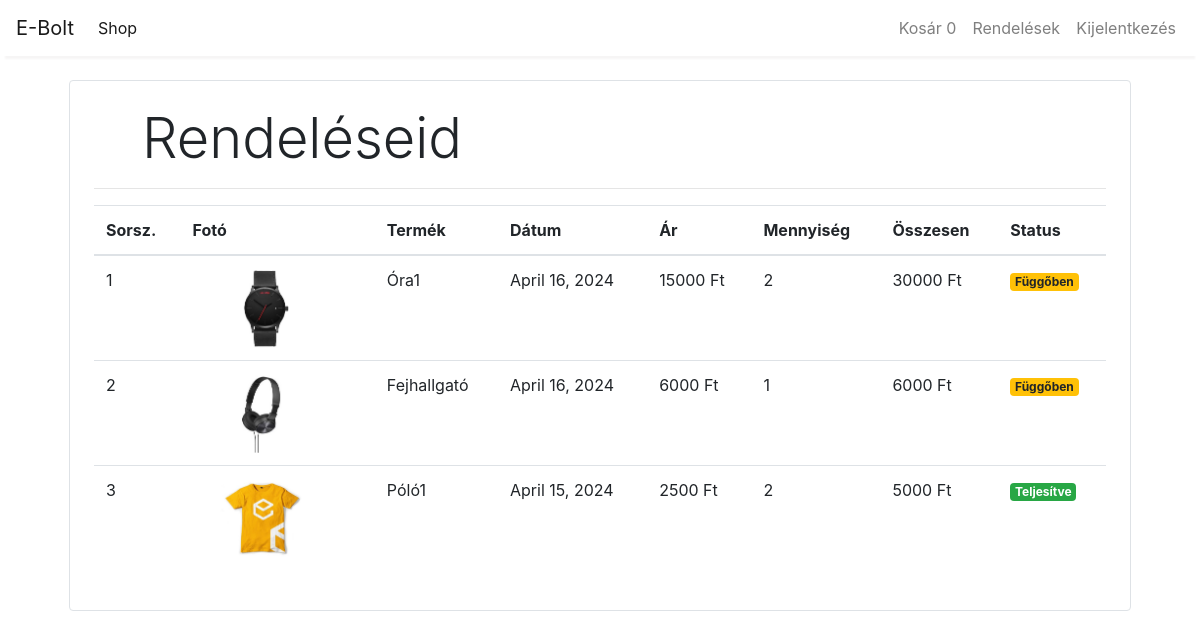
/orders (signed in), run on an earlier commit of the app's database.
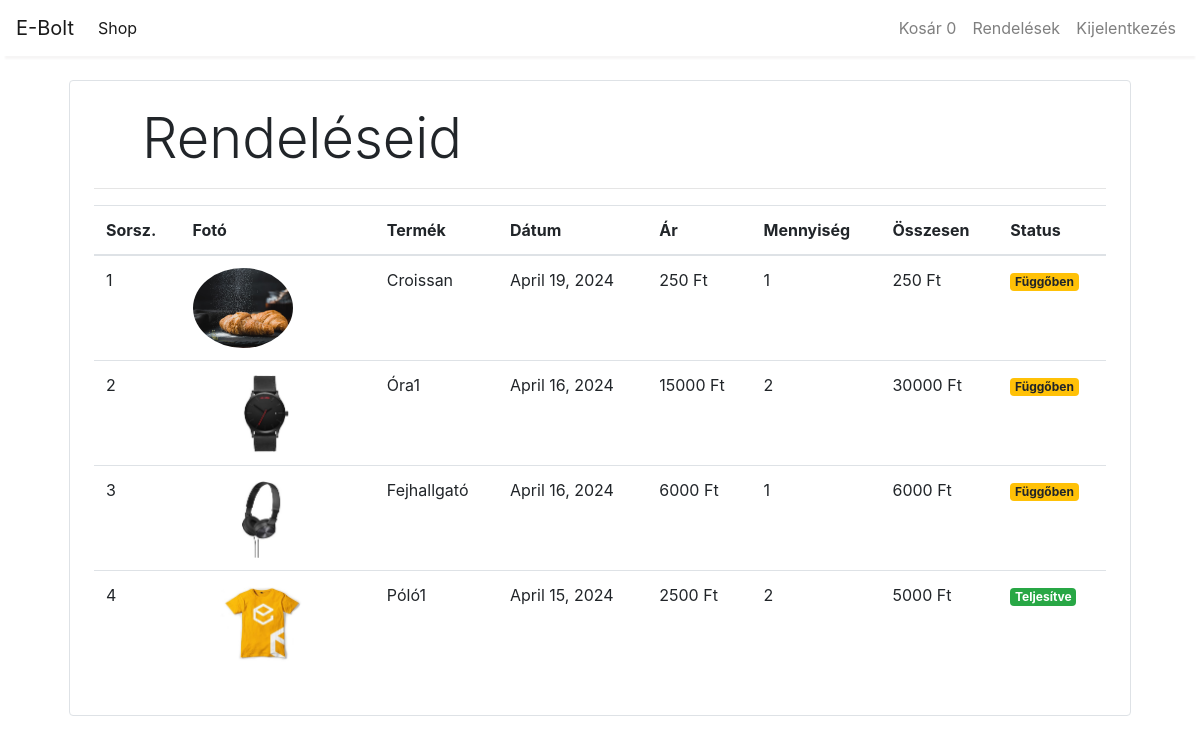
And on a later commit of the database.
### shopapi/models/orders.py (models this page shows, shortened)
class Order(models.Model):
    product = models.ForeignKey(Product , on_delete=models.CASCADE)
    customer = models.ForeignKey(Customer , on_delete=models.CASCADE)
    quantity = models.IntegerField(default=1)
    price = models.IntegerField()
    address = models.CharField(max_length=50 , default='' , blank=True)
    phone = models.CharField(max_length=50 , default='' , blank=True)
    date = models.DateField(default=datetime.datetime.today)
    status = models.BooleanField(default=False)
    @staticmethod
    def get_orders_by_customer(customer_id):
        return Order \
            .objects \
            .filter(customer =customer_id)\
            .order_by('-date')

### shopapi/models/product.py (models this page shows, shortened)
class Product(models.Model):
    name = models.CharField(max_length=50)
    price = models.IntegerField(default=0)
    category = models.ForeignKey(Category , on_delete=models.CASCADE , default=1)
    description = models.CharField(max_length=200 , default='' , null=True , blank=True)
    image = models.ImageField(upload_to='uploads/products/')

### shopapi/middlewares/auth.py (the view)
    def middleware(request):
        print(request.session.get('customer'))
        returnUrl = request.META['PATH_INFO']
        print(request.META['PATH_INFO'])
        if not request.session.get('customer'):
           return redirect(f'login?return_url={returnUrl}')
        response = get_response(request)
        return response

### shopapi/templatetags/custom_filter.py (called while the page is built)
@register.filter(name='currency')
def currency(number):
    return str(number)+" Ft"

@register.filter(name='multiply')
def multiply(number , number1):
    return number * number1

### shopapi/views/orders.py (called while the page is built)
    def get(self , request ):
        customer = request.session.get('customer')
        orders = Order.get_orders_by_customer(customer)
        print(orders)
        return render(request , 'orders.html' , {'orders' : orders})

### shopapi/templates/orders.html
{% extends 'base.html' %}
{% block content %}
{% load cart %}
{% load custom_filter %}
<div class="container">
    <div class="border rounded p-4 m-4">
        <p class="display-4 pl-4 ml-4">Rendeléseid</p>
        <hr>
        <table class="table">
            <thead>
                <tr>
                    <th>Sorsz.</th>
                    <th>Fotó</th>
                    <th>Termék</th>
                    <th>Dátum</th>
                    <th>Ár</th>
                    <th>Mennyiség</th>
                    <th>Összesen</th>
                    <th>Status</th>
                </tr>
            </thead>
            <tbody>
                {% for order in orders %}
                <tr>
                    <td>{{forloop.counter}}</td>
                    <td><img style="height: 80px;" class="rounded-circle" src="{{order.product.image.url}}" alt=""></td>
                    <td>{{order.product.name}}</td>
                    <td>{{order.date}}</td>
                    <td>{{order.price|currency}}</td>
                    <td>{{order.quantity}}</td>
                    <td>{{order.quantity|multiply:order.price|currency}}</td>
                    {% if order.status %}
                    <td><small class="badge badge-success">Teljesítve</small></td>
                    {% else %}
                    <td><small class="badge badge-warning">Függőben</small></td>
                    {% endif %}
                </tr>
                {% endfor %}
            </tbody>
        </table>
    </div>
</div>
{% endblock %}

What changed in the data, as far as the page shows it:
added Order: product.image (picture), product.name "Croissan", date "April 19, 2024", price "250 Ft", quantity "1", quantity|multiply "250 Ft", status "Függőben"
